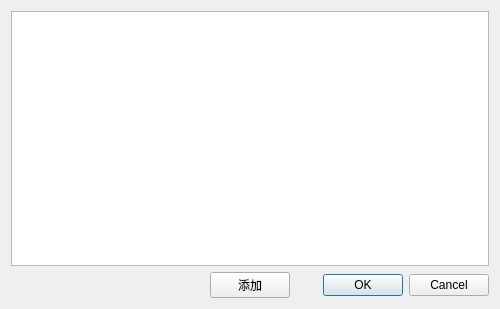
<?xml version="1.0" encoding="UTF-8"?>
<ui version="4.0">
 <class>IconSelector</class>
 <widget class="QDialog" name="IconSelector">
  <property name="geometry">
   <rect>
    <x>0</x>
    <y>0</y>
    <width>500</width>
    <height>309</height>
   </rect>
  </property>
  <property name="windowTitle">
   <string>图标选择</string>
  </property>
  <layout class="QGridLayout" name="gridLayout">
   <item row="1" column="2">
    <widget class="QDialogButtonBox" name="buttonBox">
     <property name="orientation">
      <enum>Qt::Orientation::Horizontal</enum>
     </property>
     <property name="standardButtons">
      <set>QDialogButtonBox::StandardButton::Cancel|QDialogButtonBox::StandardButton::Ok</set>
     </property>
    </widget>
   </item>
   <item row="1" column="1">
    <widget class="PushButton" name="pushButton">
     <property name="text">
      <string>添加</string>
     </property>
    </widget>
   </item>
   <item row="1" column="0">
    <spacer name="horizontalSpacer">
     <property name="orientation">
      <enum>Qt::Orientation::Horizontal</enum>
     </property>
     <property name="sizeHint" stdset="0">
      <size>
       <width>40</width>
       <height>20</height>
      </size>
     </property>
    </spacer>
   </item>
   <item row="0" column="0" colspan="3">
    <widget class="ListWidget" name="icon_list">
     <property name="editTriggers">
      <set>QAbstractItemView::EditTrigger::NoEditTriggers</set>
     </property>
     <property name="iconSize">
      <size>
       <width>32</width>
       <height>32</height>
      </size>
     </property>
     <property name="movement">
      <enum>QListView::Movement::Static</enum>
     </property>
     <property name="resizeMode">
      <enum>QListView::ResizeMode::Adjust</enum>
     </property>
     <property name="viewMode">
      <enum>QListView::ViewMode::IconMode</enum>
     </property>
     <property name="wordWrap">
      <bool>true</bool>
     </property>
    </widget>
   </item>
  </layout>
 </widget>
 <customwidgets>
  <customwidget>
   <class>ListWidget</class>
   <extends>QListWidget</extends>
   <header>qfluentwidgets</header>
  </customwidget>
  <customwidget>
   <class>PushButton</class>
   <extends>QPushButton</extends>
   <header>qfluentwidgets</header>
  </customwidget>
 </customwidgets>
 <resources/>
 <connections>
  <connection>
   <sender>buttonBox</sender>
   <signal>accepted()</signal>
   <receiver>IconSelector</receiver>
   <slot>accept()</slot>
   <hints>
    <hint type="sourcelabel">
     <x>248</x>
     <y>254</y>
    </hint>
    <hint type="destinationlabel">
     <x>157</x>
     <y>274</y>
    </hint>
   </hints>
  </connection>
  <connection>
   <sender>buttonBox</sender>
   <signal>rejected()</signal>
   <receiver>IconSelector</receiver>
   <slot>reject()</slot>
   <hints>
    <hint type="sourcelabel">
     <x>316</x>
     <y>260</y>
    </hint>
    <hint type="destinationlabel">
     <x>286</x>
     <y>274</y>
    </hint>
   </hints>
  </connection>
 </connections>
</ui>
